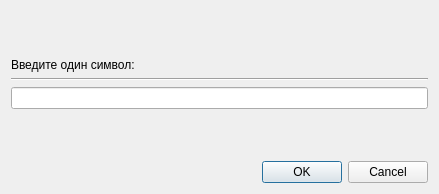
<?xml version="1.0" encoding="UTF-8"?>
<ui version="4.0">
 <class>Dialog</class>
 <widget class="QDialog" name="Dialog">
  <property name="geometry">
   <rect>
    <x>0</x>
    <y>0</y>
    <width>439</width>
    <height>194</height>
   </rect>
  </property>
  <property name="windowTitle">
   <string>Dialog</string>
  </property>
  <layout class="QVBoxLayout" name="verticalLayout_2">
   <item>
    <layout class="QVBoxLayout" name="verticalLayout">
     <item>
      <spacer name="verticalSpacer">
       <property name="orientation">
        <enum>Qt::Vertical</enum>
       </property>
       <property name="sizeHint" stdset="0">
        <size>
         <width>20</width>
         <height>40</height>
        </size>
       </property>
      </spacer>
     </item>
     <item>
      <widget class="QLabel" name="label">
       <property name="text">
        <string>Введите один символ:</string>
       </property>
      </widget>
     </item>
     <item>
      <widget class="Line" name="line">
       <property name="orientation">
        <enum>Qt::Horizontal</enum>
       </property>
      </widget>
     </item>
     <item>
      <widget class="QLineEdit" name="symbolEdit">
       <property name="maxLength">
        <number>1</number>
       </property>
      </widget>
     </item>
     <item>
      <spacer name="verticalSpacer_2">
       <property name="orientation">
        <enum>Qt::Vertical</enum>
       </property>
       <property name="sizeHint" stdset="0">
        <size>
         <width>20</width>
         <height>40</height>
        </size>
       </property>
      </spacer>
     </item>
    </layout>
   </item>
   <item>
    <widget class="QDialogButtonBox" name="buttonBox">
     <property name="orientation">
      <enum>Qt::Horizontal</enum>
     </property>
     <property name="standardButtons">
      <set>QDialogButtonBox::Cancel|QDialogButtonBox::Ok</set>
     </property>
    </widget>
   </item>
  </layout>
 </widget>
 <resources/>
 <connections>
  <connection>
   <sender>buttonBox</sender>
   <signal>accepted()</signal>
   <receiver>Dialog</receiver>
   <slot>accept()</slot>
   <hints>
    <hint type="sourcelabel">
     <x>248</x>
     <y>254</y>
    </hint>
    <hint type="destinationlabel">
     <x>157</x>
     <y>274</y>
    </hint>
   </hints>
  </connection>
  <connection>
   <sender>buttonBox</sender>
   <signal>rejected()</signal>
   <receiver>Dialog</receiver>
   <slot>reject()</slot>
   <hints>
    <hint type="sourcelabel">
     <x>316</x>
     <y>260</y>
    </hint>
    <hint type="destinationlabel">
     <x>286</x>
     <y>274</y>
    </hint>
   </hints>
  </connection>
 </connections>
</ui>
